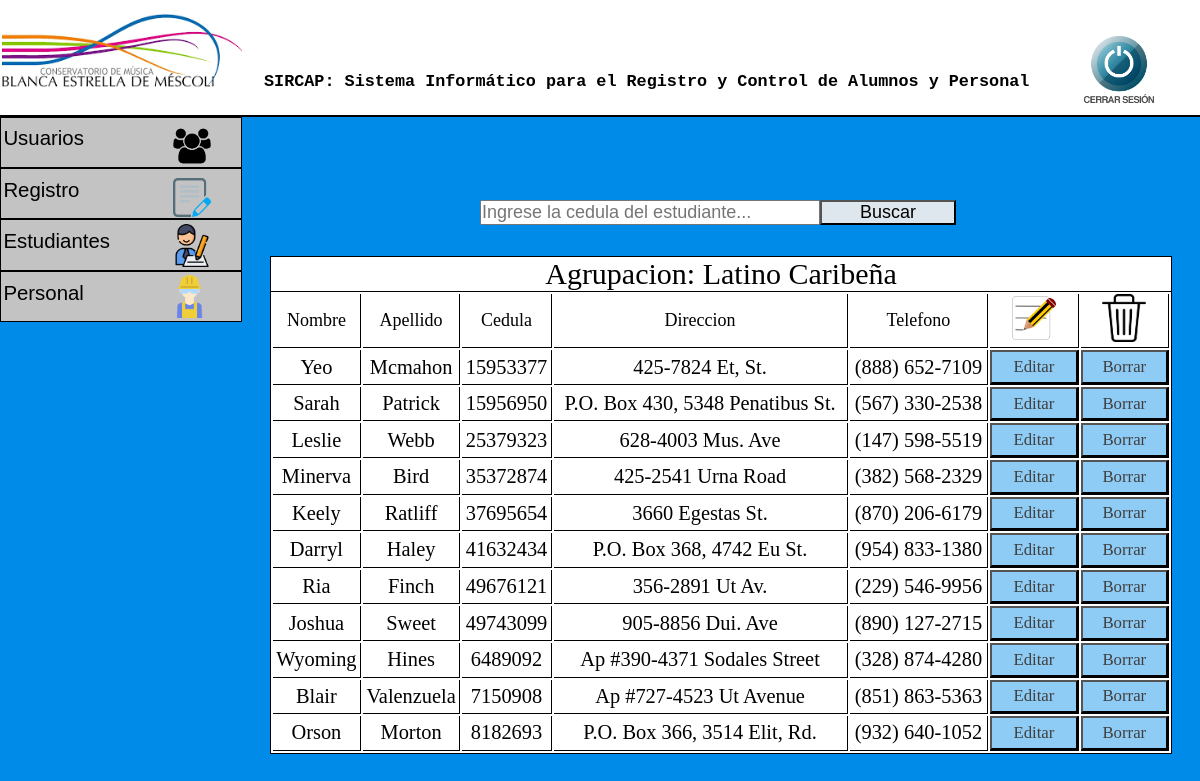
/admin/gestion_de_estudiantes/latinoCaribeña.php (signed in), run on the app's committed database.
### tables this page shows
CREATE TABLE `estudiantes` (
  `nombre` varchar(20) NOT NULL,
  `apellido` varchar(20) NOT NULL,
  `cedula` varchar(10) NOT NULL,
  `direccion` varchar(40) NOT NULL,
  `telefono` varchar(20) NOT NULL,
  `catedra` varchar(1) NOT NULL,
  `agrupacion` varchar(1) NOT NULL,
  `formacion` varchar(1) NOT NULL
);

### admin/gestion_de_estudiantes/latinoCaribeña.php (the view, shortened to what this page needs)
<?php
  include '../../php/conexion.php';
$sql="SELECT nombre,apellido,cedula,direccion,telefono FROM estudiantes WHERE agrupacion = 5";
$resultado=$conexion->query($sql);
?>
<!DOCTYPE html>
<html lang="es">
<link rel="stylesheet" type="text/css" href="../../css/index.css">
<head>
</head>
<body>
  <header>
    <h2 class="titulo"> SIRCAP: Sistema Informático para el Registro y Control de Alumnos y Personal </h2>
    <img src="../../img/conservatorio logo.png" class="logo">
    <a href="../../php/cierreSesion.php"><img src="../../img/cerrar.png" class="cerrar"></a>
  </header>
  <div id="menu">
    <ul>
      <li><a href="">Usuarios</a> <img id="usuarios" src="../../img/usuarios.png">
      </li>
      <li><a href="">Registro</a> <img id="registro" src="../../img/registro.png">
      </li>
      <li><a href="">Estudiantes<img id="estudiante" src="../../img/estudiante.png"></a>
      </li>
      <li><a href="">Personal<img id="personal" src="../../img/obrero.png"></a>
      </li>
    </ul>
  </div>
  <div>
      <form id="busqueda" method="POST" action="../../php/buscarEstudiante.php" name="busqueda" >
          <input id="barraBusqueda" maxlength="8" placeholder="Ingrese la cedula del estudiante..." name="busqueda" size="30" type="text" />
          <button id="botonBusqueda" type="submit" onclick="validacionBusqueda()">Buscar</button>
      </form>
  </div>
  <div class="tablaRegistro">
<table>
    <thead>
      <caption>Agrupacion: Latino Caribeña</caption>
          <tr class="tituloTabla">
          <td>Nombre</td>
              <td>Apellido</td>
              <td>Cedula</td>
              <td>Direccion</td>
              <td>Telefono</td>
              <td class="columnaImagen"><img id="editarRegistro" src="../../img/editar.png"></td>
              <td class="columnaImagen"><img id="borrarRegistro" src="../../img/borrar.png"></td>
          </tr>
    </thead>
    <tbody>
        <?php
        while ($row=$resultado->fetch_assoc()) {
            ?>
            <tr>
                <td><?php echo $row['nombre'];?></td>
                <td><?php echo $row['apellido'];?></td>
                <td><?php echo $row['cedula'];?></td>
                <td><?php echo $row['direccion'];?></td>
                <td><?php echo $row['telefono'];?></td>
                <td>
                    <form method="POST" action="../../php/editarEstudiante.php">
                        <button type="submit"> Editar <input type="hidden" name="cedula" value="<?php echo $row['cedula']?>"> </button>
                    </form>
                </td>
                <td>
                    <form method="POST" action="../../php/eliminarEstudiante.php">
                        <button type="submit"> Borrar <input type="hidden" name="cedula" value="<?php echo $row['cedula']?>"> </button>
                    </form>
                </td>
            </tr>
        <?php
        }
        ?>
    </tbody>
</table>
  </div>
</body>
</html>

### css/index.css (style rules this page uses)
* { margin: 0; padding: 0; }
body { background-color: #008BE8; }
.titulo { font-family: Courier, monospace; font-size: 1.4vw; position: absolute; left: 22%; top: 9%; }
.logo { width: 20%; margin-left: 0.2%; }
header { background-color: white; border-bottom: 2px solid; }
.cerrar { position: absolute; left: 90%; top: 4.5%; width: 6.5%; }
#menu ul, li { list-style: none; margin: 0; padding: 0; }
#menu ul { position: relative; z-index: 597; float: left; }
#menu ul li { float: left; min-height: 1px; line-height: 1em; vertical-align: middle; }
#menu ul li { float: none; }
#menu { width: 20%; }
#menu span, #menu a { display: inline-block; font-family: Arial, Helvetica, sans-serif; font-size: 1.7vw; text-decoration: none; }
#menu:after, #menu ul:after { content: ''; display: block; clear: both; }
#menu ul, #menu li { width: 100%; }
#menu li { background: #C3C3C3; border: 1px solid black; }
#menu a { color: black; line-height: 160%; padding: 2% 15% 5% 1%; width: 25%; }
#usuarios { width: 16%; position: absolute; left: 72%; top: 5%; }
#registro { width: 16%; position: absolute; left: 72%; top: 30%; }
#estudiante { width: 18%; position: absolute; left: 71%; top: 52%; }
#personal { width: 18%; position: absolute; left: 70%; top: 77%; }
#usuarios { font-size: 1.5vw; text-align: center; }
#busqueda { position: absolute; left: 40%; top: 25%; }
#barraBusqueda { font-size: 1.5vw; }
#botonBusqueda { font-size: 1.5vw; position: absolute; width: 40%; background-color: #DEE7ED; }
.tablaRegistro { position: absolute; left: 22.5%; top: 32%; background-color: white; border:1px solid black; width: 75%; }
table { width: 100%; height: 15em; }
.tablaRegistro caption { font-size: 2.5vw; text-align: center; border-bottom: 1px solid black }
.tablaRegistro td { border-bottom: 1px solid black; text-align: center; font-size: 1.7vw; border-right: 1px solid black; height: 1.5em; }
.tituloTabla td { font-size: 1.5vw; text-align: center; border-bottom: 1px solid black; border-right: 1px solid black; }
.columnaImagen { width: 10%; }
#editarRegistro { width: 50%; }
#borrarRegistro { width: 50%; }
table form button { font-size: 1.4vw; width: 100%; color: #3F3F3F; height: 2em; background-color: #008BE870; font-family: 'Arial Black'; }

### data on the page
estudiantes: nombre "Yeo", apellido "Mcmahon", cedula "15953377", direccion "425-7824 Et, St.", telefono "(888) 652-7109"
estudiantes: nombre "Sarah", apellido "Patrick", cedula "15956950", direccion "P.O. Box 430, 5348 Penatibus St.", telefono "(567) 330-2538"
estudiantes: nombre "Leslie", apellido "Webb", cedula "25379323", direccion "628-4003 Mus. Ave", telefono "(147) 598-5519"
estudiantes: nombre "Minerva", apellido "Bird", cedula "35372874", direccion "425-2541 Urna Road", telefono "(382) 568-2329"
estudiantes: nombre "Keely", apellido "Ratliff", cedula "37695654", direccion "3660 Egestas St.", telefono "(870) 206-6179"
estudiantes: nombre "Darryl", apellido "Haley", cedula "41632434", direccion "P.O. Box 368, 4742 Eu St.", telefono "(954) 833-1380"
estudiantes: nombre "Ria", apellido "Finch", cedula "49676121", direccion "356-2891 Ut Av.", telefono "(229) 546-9956"
estudiantes: nombre "Joshua", apellido "Sweet", cedula "49743099", direccion "905-8856 Dui. Ave", telefono "(890) 127-2715"
estudiantes: nombre "Wyoming", apellido "Hines", cedula "6489092", direccion "Ap #390-4371 Sodales Street", telefono "(328) 874-4280"
estudiantes: nombre "Blair", apellido "Valenzuela", cedula "7150908", direccion "Ap #727-4523 Ut Avenue", telefono "(851) 863-5363"
estudiantes: nombre "Orson", apellido "Morton", cedula "8182693", direccion "P.O. Box 366, 3514 Elit, Rd.", telefono "(932) 640-1052"
